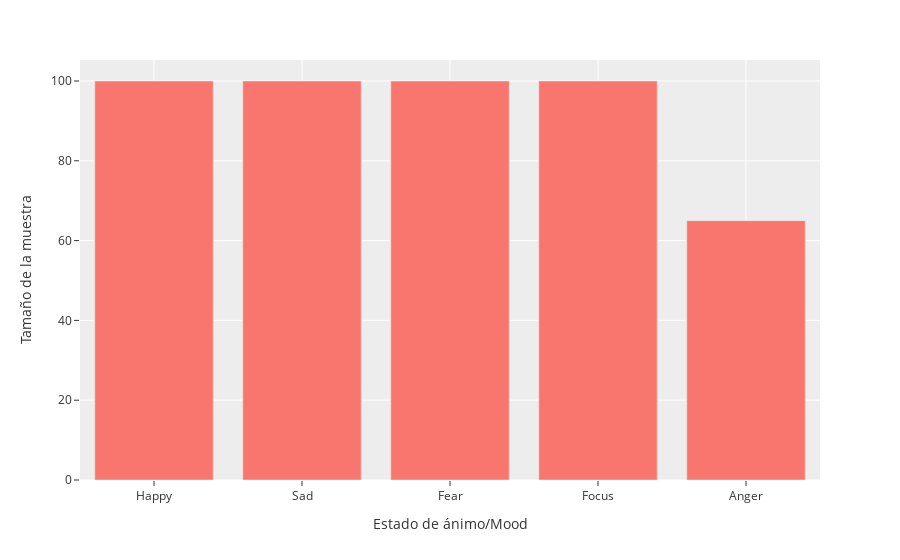

The cell this chart's notebook holds for it:
### Code cell
mood_values = df['Mood'].value_counts()
fig = px.bar(x=mood_values.index, y=mood_values.values, template = 'ggplot2')
fig.update_layout(
    xaxis_title="Estado de ánimo/Mood",
    yaxis_title="Tamaño de la muestra")
fig.show()

### Figure 1 — Plotly figure (JSON) as saved in the notebook; plotly's stock layout.template omitted (floating-point values rounded to 4 significant figures)
{"data": [{"alignmentgroup": "True", "hovertemplate": "x=%{x}<br>y=%{y}<extra></extra>", "legendgroup": "", "marker": {"color": "#F8766D", "pattern": {"shape": ""}}, "name": "", "offsetgroup": "", "orientation": "v", "showlegend": false, "textposition": "auto", "type": "bar", "x": ["Happy", "Sad", "Fear", "Focus", "Anger"], "xaxis": "x", "y": [100, 100, 100, 100, 65], "yaxis": "y"}], "layout": {"barmode": "relative", "legend": {"tracegroupgap": 0}, "margin": {"t": 60}, "xaxis": {"anchor": "y", "domain": [0, 1], "title": {"text": "Estado de ánimo/Mood"}}, "yaxis": {"anchor": "x", "domain": [0, 1], "title": {"text": "Tamaño de la muestra"}}}}
